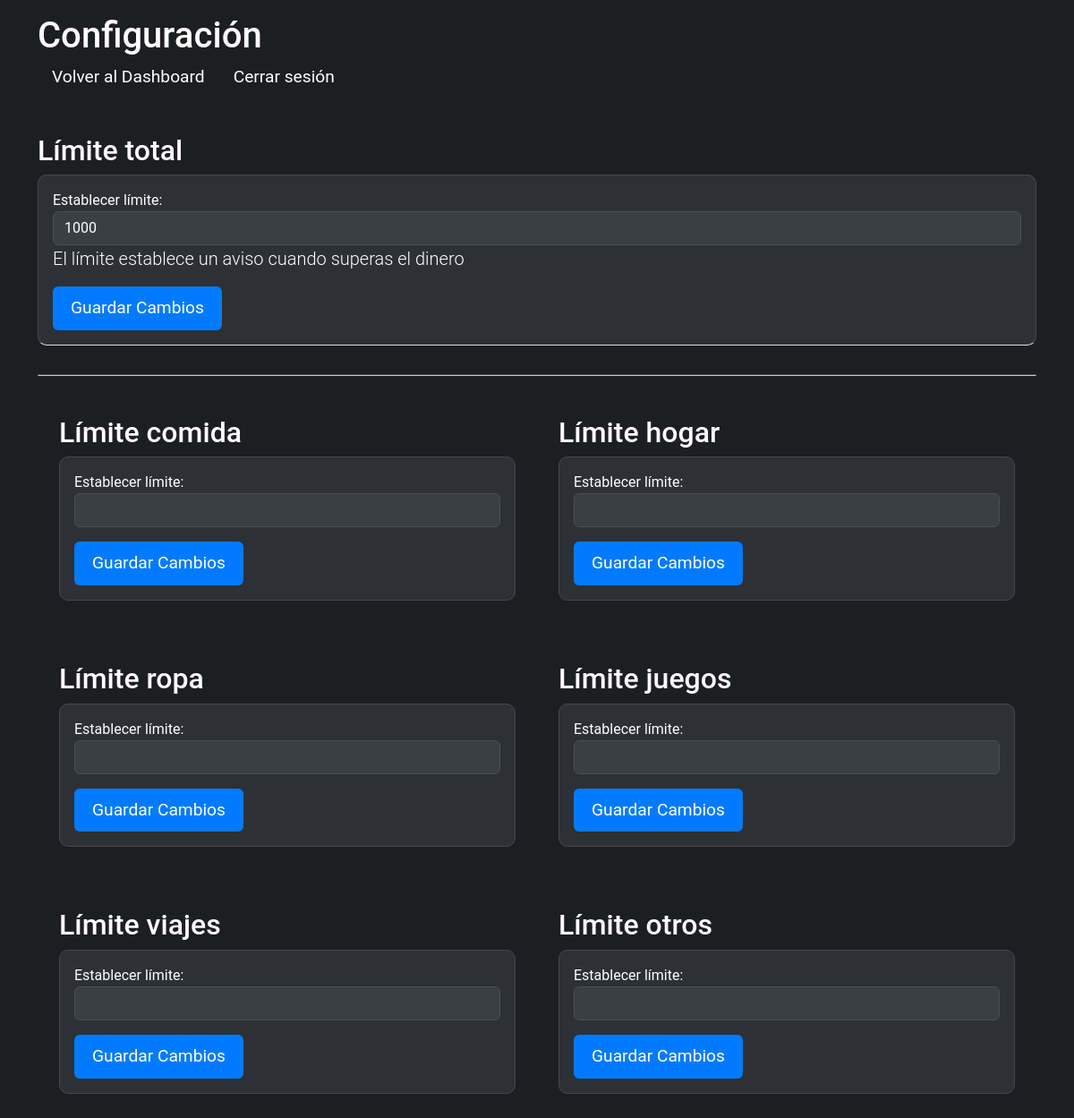
Page /configuracion (signed in) on the earlier database version.
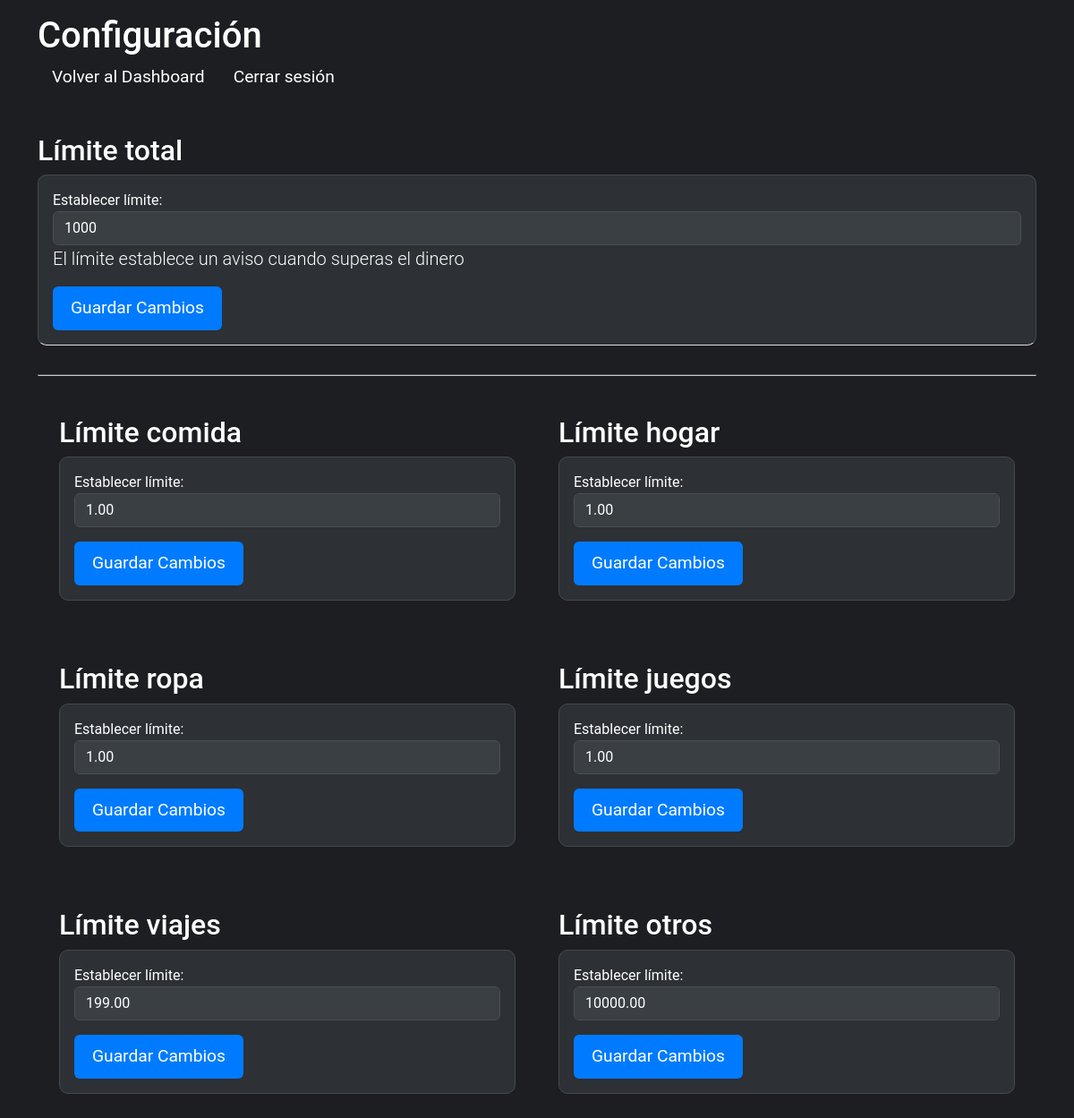
Same page on the later database version.
### tables this page shows
CREATE TABLE `notificaciones` (
  `id_usuario` int(11) NOT NULL,
  `limite_comida` decimal(10,2) DEFAULT NULL,
  `limite_hogar` decimal(10,2) DEFAULT NULL,
  `limite_ropa` decimal(10,2) DEFAULT NULL,
  `limite_juegos` decimal(10,2) DEFAULT NULL,
  `limite_viajes` decimal(10,2) DEFAULT NULL,
  `limite_otros` decimal(10,2) DEFAULT NULL
);

### controladores/ControladorConfiguracion.php (called while the page is built, shortened)
<?php
class ControladorConfiguracion
{
    public function __construct()
    {
        require_once 'modelos/Usuario.php';
    }
    function abrirConfiguracion()
    {
        require_once 'modelos/Notificacion.php';
        $usuario = unserialize($_SESSION['usuario']);
        $notificacion = new Notificacion();
        $notificacion->id_usuario = $usuario->id;
        $limites = $notificacion->datosNotificaciones();
        if ($limites) {
            $notificacion->limite_comida = $limites[0]->limite_comida;
            $notificacion->limite_hogar = $limites[0]->limite_hogar;
            $notificacion->limite_ropa = $limites[0]->limite_ropa;
            $notificacion->limite_juegos = $limites[0]->limite_juegos;
            $notificacion->limite_viajes = $limites[0]->limite_viajes;
            $notificacion->limite_otros = $limites[0]->limite_otros;
        }
        require_once 'vistas/configuracion.php';
    }
}

### modelos/Usuario.php (called while the page is built, shortened)
<?php
class Usuario extends Crud{
    public function __get($param)
    {
        return $this->$param;
    }
}

### modelos/Notificacion.php (called while the page is built, shortened)
<?php
class Notificacion extends Crud
{
    private $id_usuario;
    public function __get($param)
    {
        return $this->$param;
    }
    public function datosNotificaciones(){
        $connection = $this->conectar();
        $sql = "SELECT * FROM notificaciones WHERE id_usuario = :id_usuario";
        $stmt = $connection->prepare($sql);
        $stmt->bindParam(':id_usuario', $this->id_usuario);
        $stmt->execute();
        $notificaciones = [];
        while ($row = $stmt->fetch(PDO::FETCH_ASSOC)) {
            $notificacion = new Notificacion();
            $notificacion->id_usuario = $row['id_usuario'];
            $notificacion->limite_comida = $row['limite_comida'];
            $notificacion->limite_hogar = $row['limite_hogar'];
            $notificacion->limite_ropa = $row['limite_ropa'];
            $notificacion->limite_juegos = $row['limite_juegos'];
            $notificacion->limite_viajes = $row['limite_viajes'];
            $notificacion->limite_otros = $row['limite_otros'];
            $notificaciones[] = $notificacion;
        }
        return $notificaciones;
    }
}

### vistas/configuracion.php (the view, shortened to what this page needs)
<!DOCTYPE html>
<html lang="es">
<head>
    <link rel="stylesheet" href="<?php echo BASE_URL; ?>vistas\estilos\dashboard.css">
    <link rel="stylesheet" href="https://cdn.jsdelivr.net/npm/bootstrap@5.3.0-alpha1/dist/css/bootstrap.min.css">
    <link rel="stylesheet" href="vistas/estilos/estilosPaginasSecundarias.css">
</head>
<body>
    <header class="py-3">
        <div class="container">
            <h1>Configuración</h1>
            <nav>
                <ul class="nav">
                    <li class="nav-item"><a class="nav-link"
                            href="<?php echo BASE_URL; ?>dashboard?filtro=mes&limite=<?php echo $usuario->limite ?>">Volver
                            al Dashboard</a></li>
                    <li class="nav-item"><a id="logout" class="nav-link" href="<?php echo BASE_URL; ?>logout">Cerrar
                            sesión</a></li>
                </ul>
            </nav>
        </div>
    </header>
    <main class="container my-4">
        <section class="mb-4">
            <h2>Límite total</h2>
            <div class="card card-separator ">
                <div class="card-body">
                    <form id="limite" action="<?php echo BASE_URL; ?>editarLimite" method="post">
                        <div class="mb-3">
                            <label for="limiteInput">Establecer límite:</label>
                            <input id="limiteInput" type="text" class="form-control" name="limite"
                                value="<?php echo $usuario->limite; ?>">
                            <p class="lead">El límite establece un aviso cuando superas el dinero</p>
                        </div>
                        <button type="submit" class="btn btn-primary">Guardar Cambios</button>
                    </form>
                </div>
            </div>
        </section>
        <div class="card card-separator-first"></div>
        <div class="d-flex justify-content-center">
            <section class="card-half m-4 col-6">
                <h2>Límite comida</h2>
                <div class="card">
                    <div class="card-body">
                        <form id="limite" action="<?php echo BASE_URL; ?>editarLimite2" method="post">
                            <div class="mb-3">
                                <label for="limiteInputComida">Establecer límite:</label>
                                <input id="limiteInputComida" type="text" class="form-control" name="limiteInputComida" value="<?php echo $notificacion->limite_comida ?>">
                            </div>
                            <button type="submit" class="btn btn-primary">Guardar Cambios</button>
                        </form>
                    </div>
                </div>
            </section>
            <section class="card-half m-4 col-6">
                <h2>Límite hogar</h2>
                <div class="card">
                    <div class="card-body">
                        <form id="limite" action="<?php echo BASE_URL; ?>editarLimite2" method="post">
                            <div class="mb-3">
                                <label for="limiteInputHogar">Establecer límite:</label>
                                <input id="limiteInputHogar" type="text" class="form-control" name="limiteInputHogar" value="<?php echo $notificacion->limite_hogar ?>">
                            </div>
                            <button type="submit" class="btn btn-primary">Guardar Cambios</button>
                        </form>
                    </div>
                </div>
            </section>
        </div>
        <div class="d-flex justify-content-center">
            <section class="card-half m-4 col-6">
                <h2>Límite ropa</h2>
                <div class="card">
                    <div class="card-body">
                        <form id="limite" action="<?php echo BASE_URL; ?>editarLimite2" method="post">
                            <div class="mb-3">
                                <label for="limiteInputRopa">Establecer límite:</label>
                                <input id="limiteInputRopa" type="text" class="form-control" name="limiteInputRopa" value="<?php echo $notificacion->limite_ropa ?>">
                            </div>
                            <button type="submit" class="btn btn-primary">Guardar Cambios</button>
                        </form>
                    </div>
                </div>
            </section>
            <section class="card-half m-4 col-6">
                <h2>Límite juegos</h2>
                <div class="card">
                    <div class="card-body">
                        <form id="limite" action="<?php echo BASE_URL; ?>editarLimite2" method="post">
                            <div class="mb-3">
                                <label for="limiteInputJuegos">Establecer límite:</label>
                                <input id="limiteInputJuegos" type="text" class="form-control" name="limiteInputJuegos" value="<?php echo $notificacion->limite_juegos ?>">
                            </div>
                            <button type="submit" class="btn btn-primary">Guardar Cambios</button>
                        </form>
                    </div>
                </div>
            </section>
        </div>
        <div class="d-flex justify-content-center">
            <section class="card-half m-4 col-6">
                <h2>Límite viajes</h2>
                <div class="card">
                    <div class="card-body">
                        <form id="limite" action="<?php echo BASE_URL; ?>editarLimite2" method="post">
                            <div class="mb-3">
                                <label for="limiteInputViajes">Establecer límite:</label>
                                <input id="limiteInputViajes" type="text" class="form-control" name="limiteInputViajes" value="<?php echo $notificacion->limite_viajes ?>">
                            </div>
                            <button type="submit" class="btn btn-primary">Guardar Cambios</button>
                        </form>
                    </div>
                </div>
            </section>
            <section class="card-half m-4 col-6">
                <h2>Límite otros</h2>
                <div class="card">
                    <div class="card-body">
                        <form id="limite" action="<?php echo BASE_URL; ?>editarLimite2" method="post">
                            <div class="mb-3">
                                <label for="limiteInputOtros">Establecer límite:</label>
                                <input id="limiteInputOtros" type="text" class="form-control" name="limiteInputOtros" value="<?php echo $notificacion->limite_otros ?>">
                            </div>
                            <button type="submit" class="btn btn-primary">Guardar Cambios</button>
                        </form>
                    </div>
                </div>
            </section>
        </div>
    </main>
</body>
</html>

### index.php (shortened to what this page needs)
<?php
$request_uri = explode('?', $_SERVER['REQUEST_URI'], 2);
$script_name = $_SERVER['SCRIPT_NAME'];
$base_url = str_replace(basename($script_name), '', $script_name);
$route = trim(str_replace($base_url, '', $request_uri[0]), '/');
switch ($route) {
    case 'configuracion':
        $controller = new ControladorConfiguracion();
        $controller->abrirConfiguracion();
        break;
}

### vistas/estilos/dashboard.css (style rules this page uses)
body { background-color: #1c1e21; font-family: 'Roboto', sans-serif; color: #ffffff; }
header h1 { font-size: 2.5em; margin: 0; color: #ffffff; }
.nav-link { color: #ffffff !important; font-size: 1.2em; }
.card { background-color: #2d3035; color: #ffffff; border: 1px solid #444950; border-radius: 10px; margin-bottom: 20px; }
.card h3, .card p { color: #ffffff; }
.btn-primary { background-color: #007bff; border: none; padding: 10px 20px; font-size: 1.2em; transition: background-color 0.3s ease; }
.form-control { background-color: #3a3f44; border: 1px solid #495057; color: #ffffff; }

### vistas/estilos/estilosPaginasSecundarias.css (style rules this page uses)
body { background-color: #1c1e21; font-family: 'Roboto', sans-serif; color: #ffffff; }
header h1 { font-size: 2.5em; margin: 0; color: #ffffff; }
.nav-link { color: #ffffff !important; font-size: 1.2em; }
.card { background-color: #2d3035; color: #ffffff; border: 1px solid #444950; border-radius: 10px; margin-bottom: 20px; }
.card h3, .card p, .card h2, .card table { color: #ffffff; }
.btn-primary { background-color: #007bff; border: none; padding: 10px 20px; font-size: 1.2em; transition: background-color 0.3s ease; color: #ffffff; }
.form-control { background-color: #3a3f44; border: 1px solid #495057; color: #ffffff; }
::placeholder { color: #adb5bd; opacity: 1; }
.form-control::placeholder { color: #adb5bd; }
.card-separator { border-bottom: 1px solid #dee2e6; margin-bottom: 2rem; }
.card-half { flex: 1; margin: 0 1rem; }
.card-separator-first { border-bottom: 1px solid #ccc; margin-bottom: 20px; }

Differences in the rows shown:
added notificaciones: limiteInputComida "1.00", limiteInputHogar "1.00", limiteInputRopa "1.00", limiteInputJuegos "1.00", limiteInputViajes "199.00", limiteInputOtros "10000.00"
